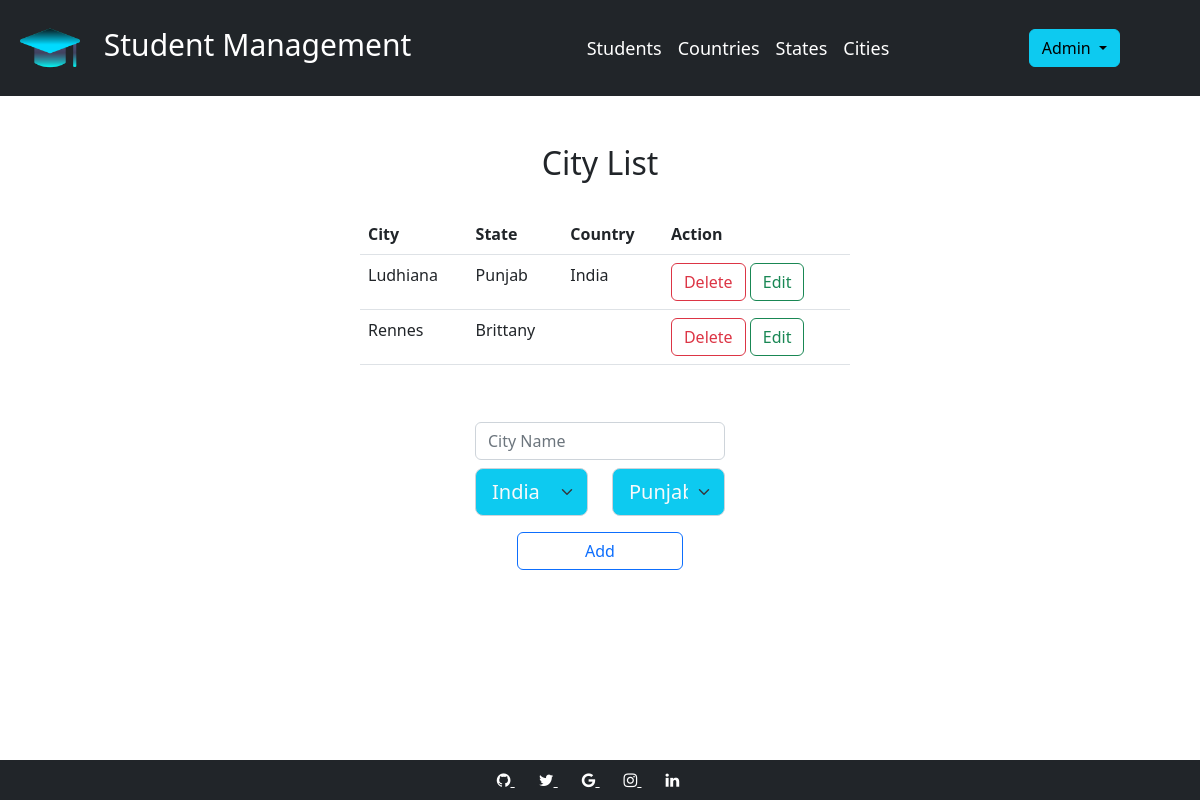
Page /all_cities (signed in) on the committed database.
### models.py (models this page shows, shortened)
class City(db.Model):
    __tablename__ = "city"
    id = db.Column(db.Integer, primary_key=True)
    name = db.Column(db.String(100))
    state_id = db.Column(db.Integer, db.ForeignKey('state.id'))
    state = db.relationship('State')
    country_id = db.Column(db.Integer, db.ForeignKey('country.id'))
    country = db.relationship('Country')

class State(db.Model):
    __tablename__ = "state"
    id = db.Column(db.Integer, primary_key=True)
    name = db.Column(db.String(100))
    country_id = db.Column(db.Integer, db.ForeignKey('country.id'))
    country = db.relationship('Country')

class Country(db.Model):
    __tablename__ = "country"
    id = db.Column(db.Integer, primary_key=True)
    name = db.Column(db.String(100))

### app.py (the view)
@app.route('/all_cities')
def all_cities():
    form = Form()
    form.country.choices = [(country.id, country.name) for country in Country.query.all()]
    form.state.choices = [(state.id, state.name) for state in State.query.all()]
    if 'username' in session:
        return render_template(templates.show_city_list, cities=City.query.all(), form=form)
    return render_template(templates.login)

### forms.py
class Form(FlaskForm):
    country = SelectField('country', choices=[('', 'Select Country')], validators=[data_required()])
    state = SelectField('state', choices=[('', 'Select State')], validators=[data_required()])
    city = SelectField('city', choices=[('', 'Select City')], validators=[data_required()])
    standard = SelectField('standard', choices=[''], validators=[data_required()])
    section = SelectField('section', choices=[''], validators=[data_required()])

### templates/show_city_list.html (shortened to what this page needs)
{%extends "skel.html"%}
{%block content%}
<br>
<br>
<h2 style="text-align:center">City List</h2>
<br>
<div style="width:500px; margin:auto" class="d-grid gap-2 col-6 mx-auto">
    <div style="overflow-y:scroll; height:200px; margin-left:10px">
        <table class="table table-hover" id="tb">
            <thead>
            <tr>
                <th>City</th>
                <th>State</th>
                <th>Country</th>
                <th>Action</th>
            </tr>
            </thead>
            <tbody>
            {% for city in cities %}
            <tr>
                <td>{{ city.name }}</td>
                <td>{{ city.state.name }}</td>
                <td>{{ city.country.name }}</td>
                <td>
                    <button type="button" class="btn btn-outline-danger"
                            onclick="location.href='{{url_for('del_city', city_id = city.id)}}'">Delete
                    </button>
                    <button type="button" class="btn btn-outline-success"
                            onclick="location.href='{{url_for('update_city', city_id = city.id)}}'">Edit
                    </button>
                </td>
            </tr>
            {% endfor %}
            </tbody>
        </table>
    </div>
    <div class="d-grid gap-2 col-12 mx-auto" >
        <div class="d-grid gap-2 col-6 mx-auto">
            <form action="{{url_for('add_city')}}" method="POST">
                <div class="d-grid gap-2 col-12 mx-auto">
                    <div class="row">
                        <div class="col">
                            <input type="text" class="form-control" placeholder="City Name" name="name" required>
                        </div>
                    </div>
                    <div class="row">
                        <div class="col">
                            {{form.country(class="form-select form-select-lg mb-3 bg-info text-light")}}
                        </div>
                        <div class="col">
                            {{form.state(class="form-select form-select-lg mb-3 bg-info text-light")}}
                        </div>
                    </div>
                </div>
                <div class="d-grid col-8 mx-auto">
                    <button type="submit" class="btn btn-outline-primary">Add</button>
                </div>
            </form>
        </div>
    </div>
</div>
{%endblock%}

### rows in the picture
City: name "Ludhiana", state.name "Punjab", country.name "India"
City: name "Rennes", state.name "Brittany"

### other values in the picture
{{ session.username.capitalize() }} "Admin"
